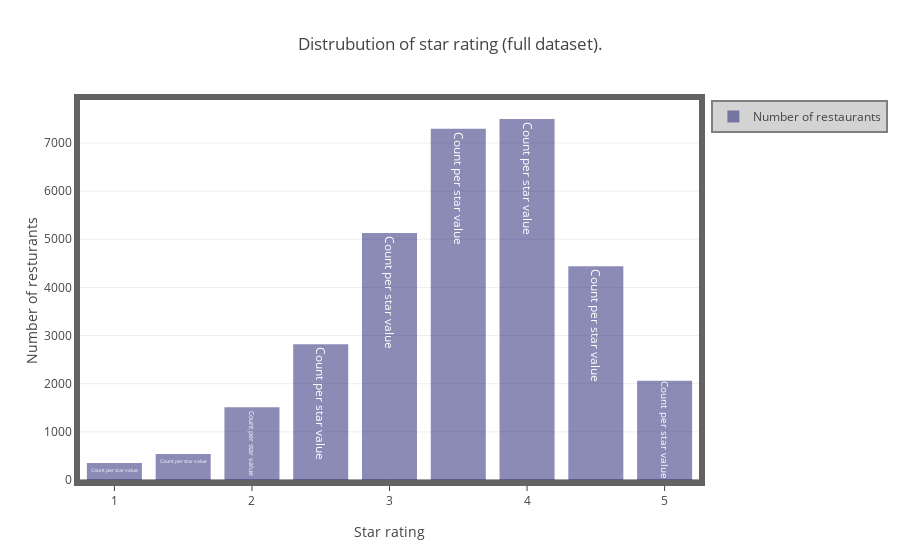

Here is the notebook cell this chart was saved with:
### Code cell
# Hotel rating distribution plot//

# Preparing data//
ratings_count = business_df.groupby(['stars']).size()
# print(ratings_count)

# Plot data//
trace0 = go.Bar(
        y = ratings_count.values,
        x = ratings_count.index,
        name = 'Number of restaurants',
        text = 'Count per star value',
        marker=dict(
            color='midnightblue',
        ),
        opacity=0.5
    )

# Layout for the plot
layout = dict(title = 'Distrubution of star rating (full dataset).',
              xaxis=go.layout.XAxis(title='Star rating',
                        showline=True,
                        mirror=True,
                        ticks='outside',
                        linecolor='#636363',
                        linewidth=6
                    ),
              yaxis = dict(title = 'Number of resturants',
                        zeroline=True,
                        showline=True,
                        mirror=True,
                        linecolor='#636363',
                        linewidth=6
                    ),
              showlegend=True,
              legend=dict(bgcolor='lightgray',
                        bordercolor='gray',
                        borderwidth=2
                    )
              )

# Add our data to the plot
data = [trace0]

# Combine data and layout into a single figure
fig = dict(data=data, layout=layout)

# IPython notebook- plot
iplot(fig, filename='bar-plot-starsdistrib')

### Figure 1 — Plotly figure (JSON) as saved in the notebook; plotly's stock layout.template omitted (floating-point values rounded to 4 significant figures)
{"data": [{"marker": {"color": "midnightblue"}, "name": "Number of restaurants", "opacity": 0.5, "text": "Count per star value", "type": "bar", "uid": "cd0f5cdb-b7ad-49d6-be4f-d4113c231b4d", "x": [1, 1.5, 2, 2.5, 3, 3.5, 4, 4.5, 5], "y": [352, 541, 1512, 2822, 5130, 7297, 7498, 4439, 2062]}], "layout": {"legend": {"bgcolor": "lightgray", "bordercolor": "gray", "borderwidth": 2}, "showlegend": true, "title": {"text": "Distrubution of star rating (full dataset)."}, "xaxis": {"linecolor": "#636363", "linewidth": 6, "mirror": true, "showline": true, "ticks": "outside", "title": {"text": "Star rating"}}, "yaxis": {"linecolor": "#636363", "linewidth": 6, "mirror": true, "showline": true, "title": {"text": "Number of resturants"}, "zeroline": true}}}
